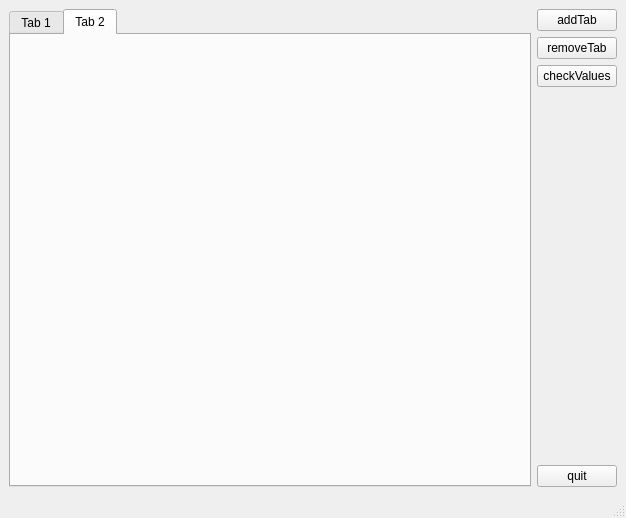
<ui version="4.0" >
 <class>MainWindow</class>
 <widget class="QMainWindow" name="MainWindow" >
  <property name="geometry" >
   <rect>
    <x>0</x>
    <y>0</y>
    <width>626</width>
    <height>518</height>
   </rect>
  </property>
  <property name="windowTitle" >
   <string>MainWindow</string>
  </property>
  <widget class="QWidget" name="centralwidget" >
   <layout class="QGridLayout" name="gridLayout" >
    <item rowspan="5" row="0" column="0" >
     <widget class="QTabWidget" name="tabWidget" >
      <property name="focusPolicy" >
       <enum>Qt::TabFocus</enum>
      </property>
      <property name="currentIndex" >
       <number>1</number>
      </property>
      <widget class="QWidget" name="tab" >
       <attribute name="title" >
        <string>Tab 1</string>
       </attribute>
      </widget>
      <widget class="QWidget" name="extend" >
       <attribute name="title" >
        <string>Tab 2</string>
       </attribute>
      </widget>
     </widget>
    </item>
    <item row="0" column="1" >
     <widget class="QPushButton" name="pushButton_2" >
      <property name="text" >
       <string>addTab</string>
      </property>
     </widget>
    </item>
    <item row="1" column="1" >
     <widget class="QPushButton" name="pushButton_3" >
      <property name="text" >
       <string>removeTab</string>
      </property>
     </widget>
    </item>
    <item row="3" column="1" >
     <spacer name="verticalSpacer" >
      <property name="orientation" >
       <enum>Qt::Vertical</enum>
      </property>
      <property name="sizeHint" stdset="0" >
       <size>
        <width>20</width>
        <height>341</height>
       </size>
      </property>
     </spacer>
    </item>
    <item row="4" column="1" >
     <widget class="QPushButton" name="pushButton" >
      <property name="text" >
       <string>quit</string>
      </property>
     </widget>
    </item>
    <item row="2" column="1" >
     <widget class="QPushButton" name="pushButton_4" >
      <property name="text" >
       <string>checkValues</string>
      </property>
     </widget>
    </item>
   </layout>
  </widget>
  <widget class="QMenuBar" name="menubar" >
   <property name="geometry" >
    <rect>
     <x>0</x>
     <y>0</y>
     <width>626</width>
     <height>31</height>
    </rect>
   </property>
  </widget>
  <widget class="QStatusBar" name="statusbar" />
 </widget>
 <resources/>
 <connections/>
</ui>
